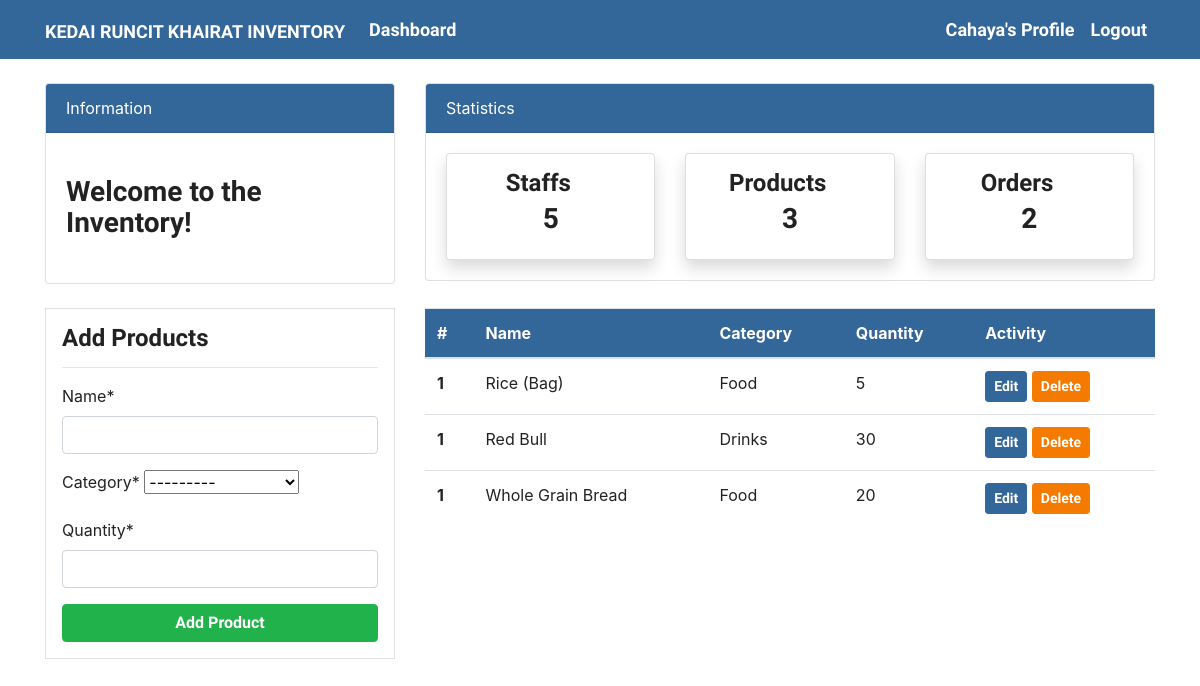
The app's page /product/ (signed in) with its own data.
### dashboard/models.py (models this page shows, shortened)
class Product(models.Model):
    name = models.CharField(max_length = 100, null = True)
    category = models.CharField(max_length = 20, choices = CATEGORY, null = True)
    quantity = models.PositiveIntegerField(null = True)

### dashboard/views.py (the view)
# urls.py: path('product/', views.product, name = 'dashboard-product'),
@login_required
def product(request):
    items = Product.objects.all()
    itemcount = items.count()
    staffcount = User.objects.all().count
    ordercount = Order.objects.all().count
    if(request.method == "POST"):
        form = ProductAdd(request.POST)
        if(form.is_valid):
            form.save()
            return redirect('dashboard-product')
    else:
        form = ProductAdd()
    context = {
        'items' : items,
        'itemcount' : itemcount,
        'form' : form,
        'staffcount' : staffcount,
        'ordercount' : ordercount,
    }
    return render(request, 'dashboard/product.html', context)

### dashboard/forms.py
class ProductAdd(forms.ModelForm):
    class Meta:
        model = Product
        fields = ['name', 'category', 'quantity']

### templates/dashboard/product.html (shortened to what this page needs)
{% extends 'partial/base.html' %}
{% load crispy_forms_tags %}
{% block content %}
{% include 'partial/topnavigation.html' %}
<div class="container">
	<div class="row my-4">
		<div class="col-md-4">
			<div class="border bg-white p-3">
				<h4>Add Products</h4>
				<hr>
				<form method="POST">
					{{ form|crispy }}
					<input class="btn btn-success btn-block" type="submit" value="Add Product">
				</form>
			</div>
		</div>
		<div class="col-md-8">
			<table class="table bg-white">
				<thead class="bg-info">
					<tr class="text-white">
						<th scope="col">#</th>
						<th scope="col">Name</th>
						<th scope="col">Category</th>
						<th scope="col">Quantity</th>
						<th scope="col">Activity</th>
					</tr>
				</thead>
				<tbody>
					{% for item in items %}
					<tr>
						<th scope="row">1</th>
						<td>{{ item.name }}</td>
						<td>{{ item.category }}</td>
						<td>{{ item.quantity }}</td>
						<td>
							<a class="btn btn-info btn-sm" href="{% url 'dashboard-product-update' item.id %}">Edit</a>
							<a class="btn btn-danger btn-sm" href="{% url 'dashboard-product-delete' item.id %}">Delete</a>
						</td>
					</tr>
					{% endfor %}
				</tbody>
			</table>
		</div>
	</div>
</div>
{% endblock %}

### templates/partial/navigation.html (shortened to what this page needs)
<nav class="navbar navbar-expand-lg navbar-info bg-info">
	{% if user.is_authenticated %}
	<div class="container">
		<a class="navbar-brand text-white" href="{% url 'dashboard-index' %}">Kedai Runcit Khairat Inventory</a>
		<div class="collapse navbar-collapse" id="navbarSupportedContent">
			<ul class="navbar-nav mr-auto">
				<li class="nav-item active">
					<a class="nav-link text-white" href="{% url 'dashboard-index' %}">Dashboard </a>
				</li>
			</ul>
			<ul class="navbar-nav ml-auto">
				<li class="nav-item active">
					<a class="nav-link text-white" href="{% url 'user-profile' %}">{{ user.username }}'s Profile</a>
				</li>
				<li class="nav-item">
					<a class="nav-link text-white" href="{% url 'user-logout' %}">Logout</a>
				</li>
			</ul>
			{% endif %}
		</div>
	</div>
</nav>

### records on screen
Product: name "Rice (Bag)", category "Food", quantity "5"
Product: name "Red Bull", category "Drinks", quantity "30"
Product: name "Whole Grain Bread", category "Food", quantity "20"

### other values on screen
{{ user.username }} "Cahaya"
{{ staffcount }} "5"
{{ itemcount }} "3"
{{ ordercount }} "2"
